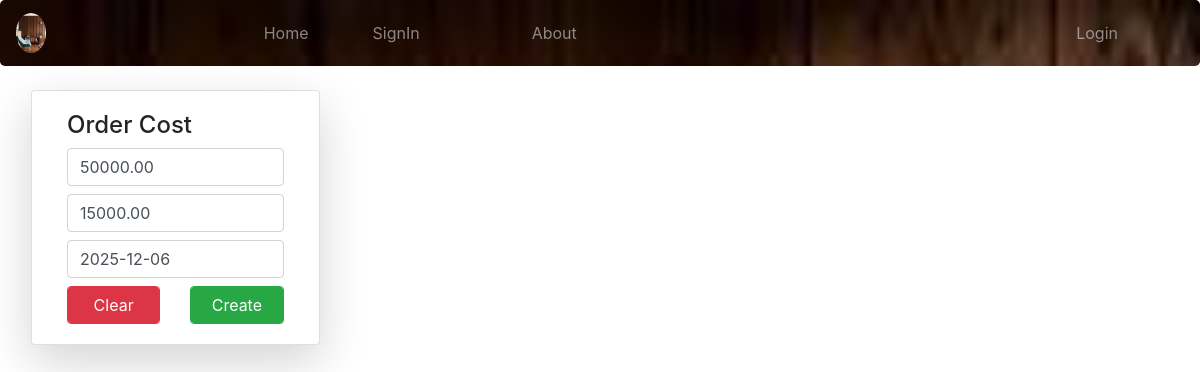
Screenshot of /olist/pa/5 with the database file from the repository.
### HomeWoods/models.py (models this page shows, shortened)
class Order(models.Model):
	state = models.CharField(max_length=30)
	address =  models.CharField(max_length=100,null=True,blank=True)
	provide_wood = models.CharField(max_length=25)
	wood_type = models.CharField(max_length=25,blank=True)
	furniture_name = models.CharField(max_length=35)
	dimensions = models.CharField(max_length=20)
	img1 = models.ImageField(null=True,blank=True,upload_to='')
	img2 = models.ImageField(null=True,blank=True,upload_to='')
	o_stat = models.CharField(max_length=10,blank=True,default='None')
	cd = models.ForeignKey(User,on_delete=models.CASCADE)
	wood_price = models.DecimalField(max_digits=10,decimal_places=2,blank=True,null=True)
	manfac_price = models.DecimalField(max_digits=10,decimal_places=2,blank=True,null=True)
	m_time = models.DateField(default=None, null=True, blank=True)

### HomeWoods/views.py (the view, shortened to what this page needs)
# urls.py: path('olist/pa/<int:id>',views.ProdAcc,name="pa"),
def ProdAcc(request,id):
	pp = Order.objects.get(id=id)
	p2 = PAccptForm(instance=pp)
	return render(request,'html/prodacc.html',{'p1':p2})

### HomeWoods/forms.py
class PAccptForm(forms.ModelForm):
	class Meta:
		model = Order
		fields = ["wood_price","manfac_price","m_time"]
		widgets = {
		"wood_price":forms.NumberInput(attrs={
			"class":"form-control my-2",
			"placeholder":"Enter wood Price",
			}),
		"manfac_price":forms.NumberInput(attrs={
			"class":"form-control my-2",
			"placeholder":"Enter manufacture Price",
			}),
        "m_time":forms.DateInput(attrs={
			"class":"form-control my-2",
			"placeholder":"Enter Completion date",
			}),
		}

### templates/html/prodacc.html (shortened to what this page needs)
{% extends 'html/base.html' %}
{% load static %}
{% block content %}
<div class="container-fluid mt-4">
	<div class="row mx-2">
		<div class="card col-md-3 shadow-lg mx-2 h-100">
			<div class="card-body">
				<h4>Order Cost</h4>
				<form method="post" enctype='multipart/form-data'>
					{% for i in p1 %}
						{{i}}
					{% endfor %}
					<div class="row">
						<div class="col">
							<input type="reset" value="Clear" class="form-control btn btn-danger">
						</div>
						<div class="col">
							<input type="submit" value="Create" class="form-control btn btn-success">
						</div>
					</div>
				</form>
			</div>
		</div>
	</div>
</div>
{% endblock %}

### rows the page displays
Order: p1 "50000.00" "15000.00" "2025-12-06"
